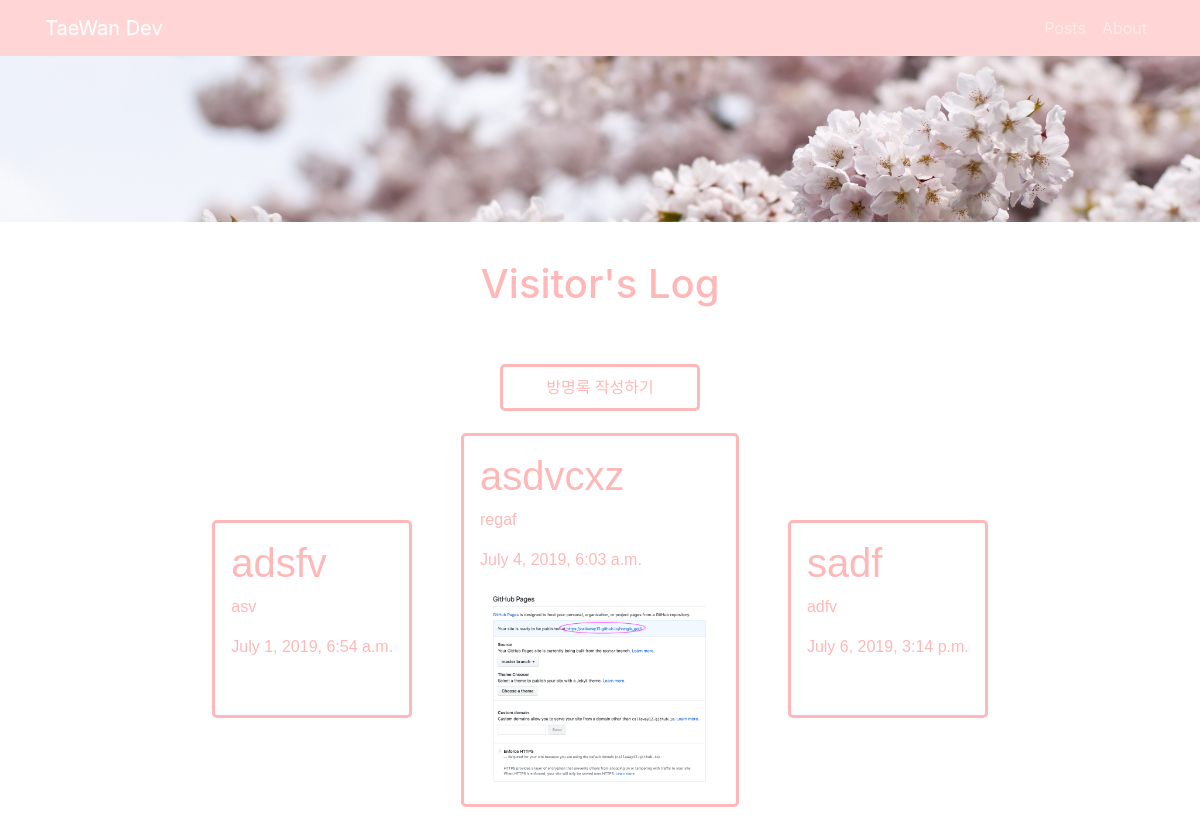
The app's page /, older data.
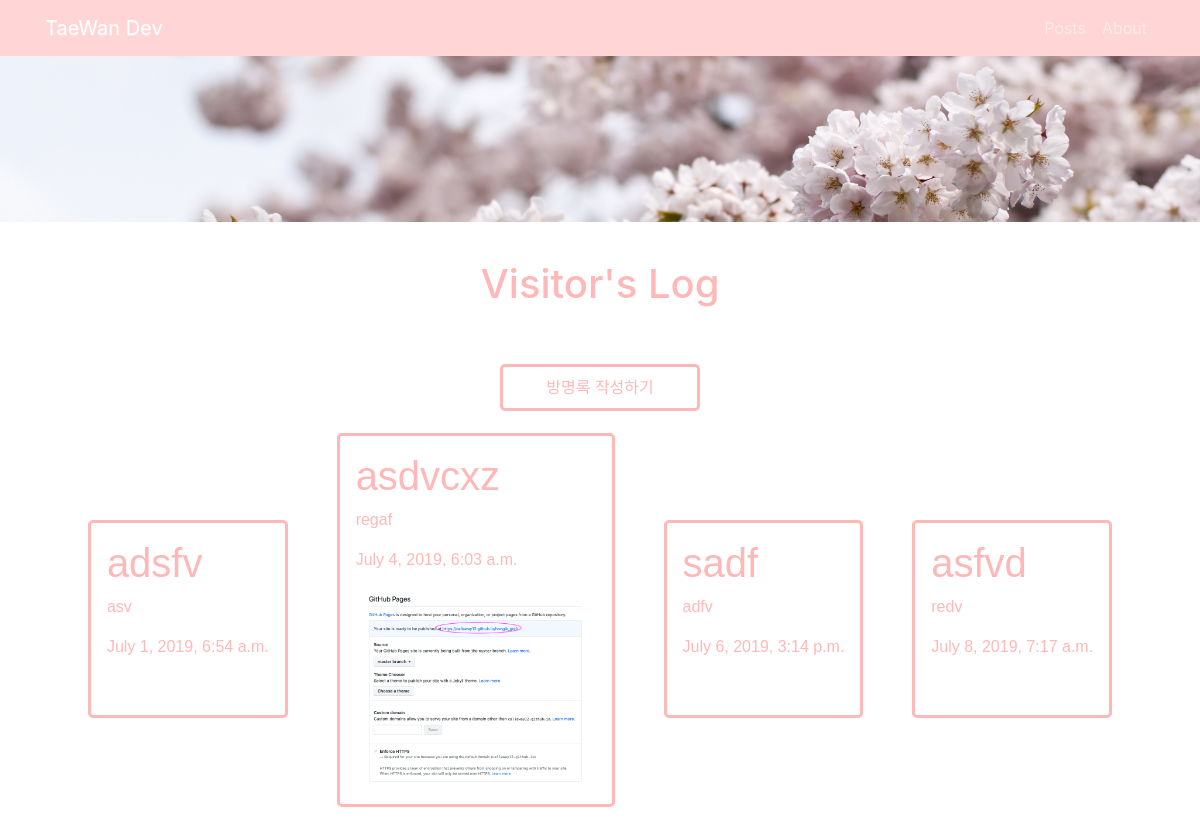
The same page, newer data.
### blogweb/models.py (models this page shows, shortened)
class Post(models.Model):
    title = models.CharField(max_length=200)
    pub_date = models.DateTimeField('date published')
    body = models.TextField()
    pic = models.ImageField(upload_to='images/', blank=True)

### blogweb/views.py (the view)
# urls.py: path('', blogweb.views.post, name='post'),
def post(request):
    posts = Post.objects
    return render(request, 'post.html', {'posts': posts})

### blogweb/templates/post.html (shortened to what this page needs)
{% load staticfiles %}
<!DOCTYPE html>
<html lang="en">
<head>
    <link rel="stylesheet" href="https://stackpath.bootstrapcdn.com/bootstrap/4.1.3/css/bootstrap.min.css"
>
<link rel="stylesheet" href="https://maxcdn.bootstrapcdn.com/bootstrap/3.3.2/css/bootstrap-theme.min.css">
</head>
<body>
    <nav class="navbar navbar-expand-lg navbar-dark bg-dark tw_nav">
        <div class="container">
            <a class="navbar-brand" href="{% url 'home' %}">TaeWan Dev</a>
            <div class="collapse navbar-collapse" id="navbarNavAltMarkup">
                <div class="navbar-nav ml-auto">
                    <a class="nav-item nav-link" href="{% url 'post' %}">Posts</a>
                    <a class="nav-item nav-link" href="{% url 'home' %}">About</span></a>
                </div>
            </div>
        </div>
    </nav>
    <div class="cherry_back">
    </div>
<br>
<div class="visit_con">
    <h1 class="tw_visit_header">Visitor's Log</h1>
    <br><br>
    <div class="tw_visit_btn" role="group"><a href="{% url 'new' %}" style="color:rgb(255, 184, 184)">방명록 작성하기</a></div>
    <div class="container">
            <div class="tw_post_con ">
                    {% for post in posts.all %}
                    <a href="{% url 'detail' post.id %}">
                        <div class="tw_post">
                        <h1>{{ post.title }}</h1>
                        <p>{{ post.body }}</p>
                        <p>{{ post.pub_date }}</p>
                        {% if post.pic %}
                        <img src="{{ post.pic.url }}" width="240px" alt="">
                        {% endif %}
                        <br>
                        </div>
                    </a>
                    {%endfor%}
            </div>
    </div>
</div>
</body>
</html>

### blogweb/templates/post.html (style rules this page uses)
.visit_con { margin-top: 15%; }
.cherry_back { background-repeat: no-repeat; background-size: 100%; background-position: center; background-image: url('/static/IPC7mZv_6Nc1qC61-AoMhrFmQQ2c.jpg'); display: inline-block; width: 100%; height: 20%; position: absolute; }
.tw_post_con { text-align: center; }
.tw_visit_btn { width: 200px; border-color: rgb(255, 184, 184); border: solid; border-radius: 5px; color: rgb(255, 184, 184); padding: 0.7vw; margin: auto; text-align: center; }
body { background-color: white; }
.tw_post { display: inline-block; font-family: sans-serif; padding: 2vh; border: solid; border-color: rgb(255, 184, 184); border-radius: 5px; font-family: sans-serif; background-color: rgb(255, 255, 255); color: rgb(255, 184, 184); margin: 0.3vh 0.3vw 0.3vh 0.3vw; text-align: left; margin: 2%; }
.tw_nav { background-color: rgb(255, 213, 213) !important; }
.tw_visit_header { color: rgb(255, 184, 184); text-align: center; }

Row changes from the older to the newer data that the page shows:
added Post: title "asfvd", body "redv", pub_date "July 8, 2019, 7:17 a.m."
